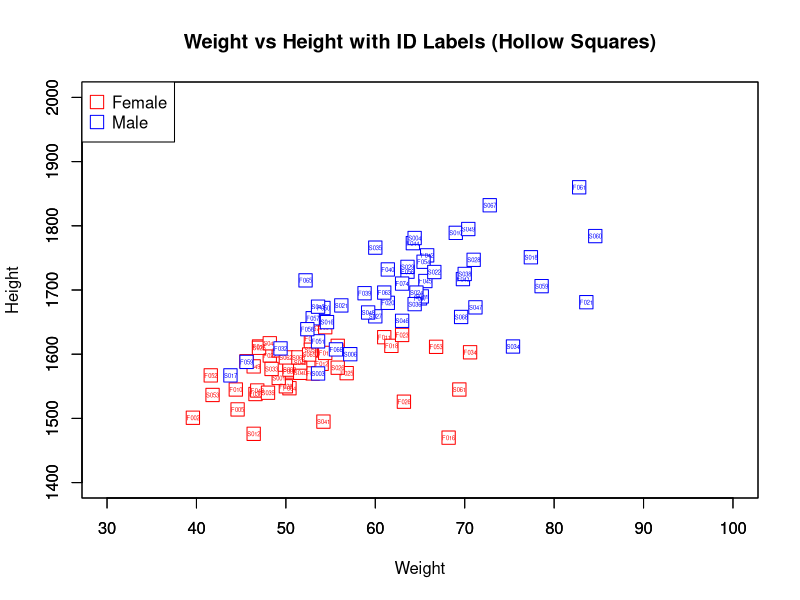

Reproduce this figure in R.
# ---------------------------------------------------------
# 13-3A：白抜き四角 + 小さいID文字（提出用）
# ---------------------------------------------------------

# CSV 読み込み
Body <- read.table("SampleData03_forR2.csv", header=TRUE, sep=",")

# 性別で分割
Body_F <- subset(Body, Sex == "F")
Body_M <- subset(Body, Sex == "M")

# PDF 出力開始
pdf("Class13_rp13-3A_YY.pdf", width=7, height=7)

# ---------------------------------------------------------
# ★ 女性（白抜き四角 + 小さいID）
# ---------------------------------------------------------
plot(Body_F[,7], Body_F[,8],
     xlab="Weight", ylab="Height",
     xlim=c(30,100), ylim=c(1400,2000),
     pch=22, col="red", bg="white", cex=2,
     main="Weight vs Height with ID Labels (Hollow Squares)")

# 女性 ID（さらに小さく）
text(Body_F[,7], Body_F[,8],
     labels=Body_F[,2],
     col="red", cex=0.35)

# ---------------------------------------------------------
# ★ 男性（白抜き四角 + 小さいID）
# ---------------------------------------------------------
par(new=TRUE)

plot(Body_M[,7], Body_M[,8],
     xlab="", ylab="",
     xlim=c(30,100), ylim=c(1400,2000),
     pch=22, col="blue", bg="white", cex=2)

# 男性 ID（さらに小さく）
text(Body_M[,7], Body_M[,8],
     labels=Body_M[,2],
     col="blue", cex=0.35)

# ---------------------------------------------------------
# ★ 凡例
# ---------------------------------------------------------
legend("topleft",
       legend=c("Female", "Male"),
       col=c("red", "blue"),
       pch=22,
       pt.bg="white",
       pt.cex=2)

# PDF 終了
dev.off()
